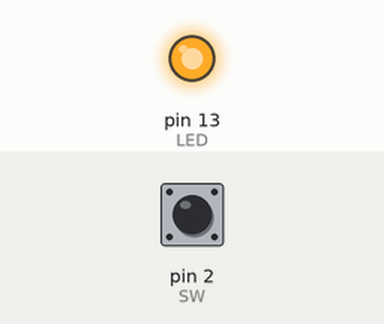
Recording of a sketch running on a simulated Arduino Uno, built with avr-gcc and run on an emulated ATmega328P. On the bench: output pins drawn as LEDs (lit = HIGH). Inputs (shaded band) come from the test bench; at power-on: pin 2 (SW) HIGH.

Above: at 1.2 s.
1.3 s: pin 2 (SW) pulled LOW for 0.15 s
At 1.37 s:
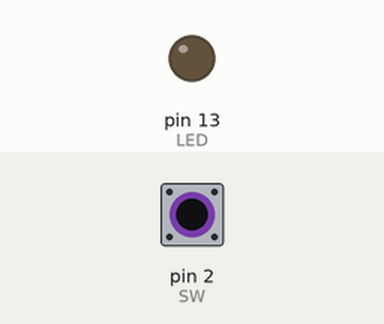
2.9 s: pin 2 (SW) pulled LOW for 3.2 s
At 6.6 s:
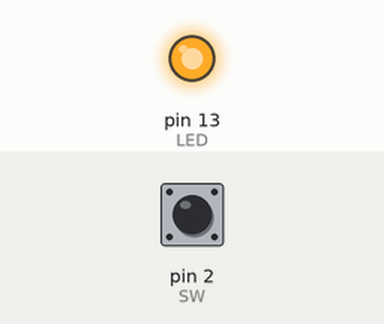
Timing chart, 0 to 8.1 s (numbered marks = the images above; inputs shaded):
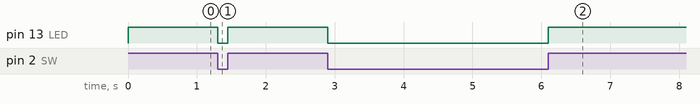

The sketch:

Switch2.ino
```cpp
const int SW = 2;
const int LED = 13;

void setup() {
    pinMode(LED, OUTPUT);
}

void loop() {
    boolean sw = digitalRead(SW);
    digitalWrite(LED, sw);
}
```

Measured:
- after the input at 1.3 s, pin 13 (LED): HIGH → LOW at once, → HIGH 0.15 s later
- after the input at 2.9 s, pin 13 (LED): HIGH → LOW at once, → HIGH 3.2 s later
